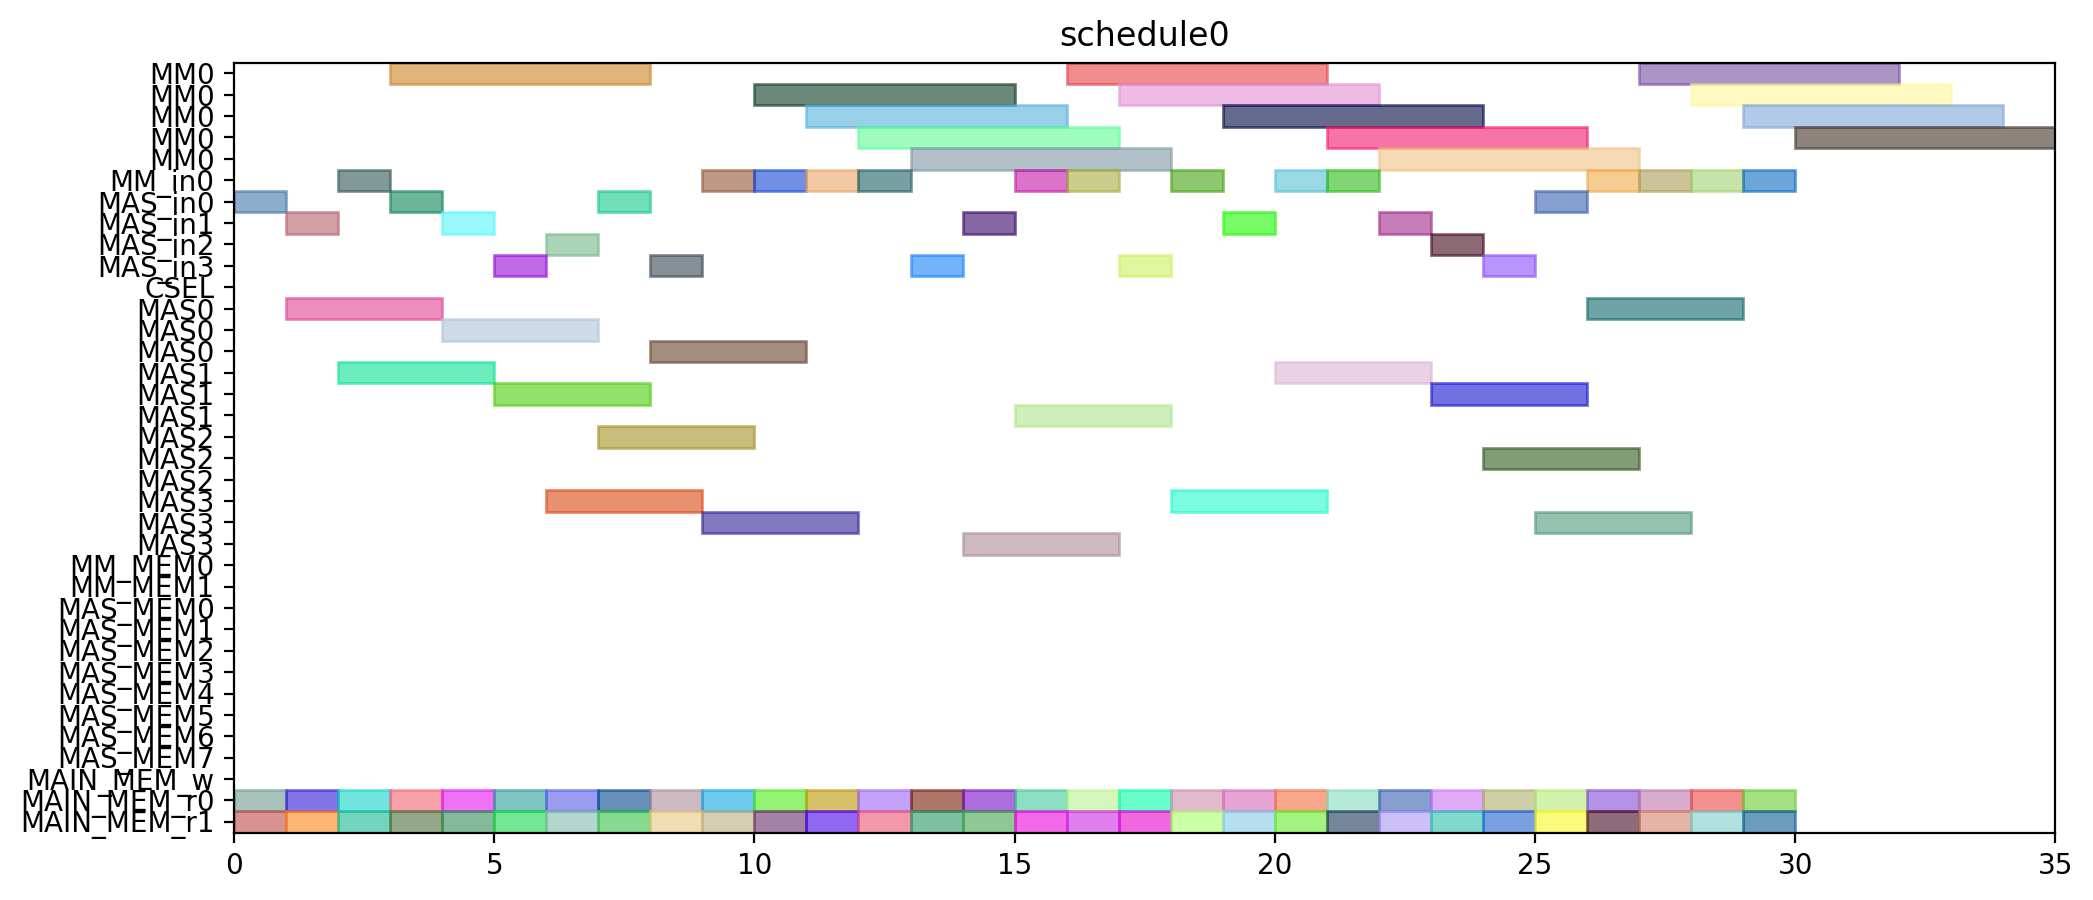

Reproduce this figure in Python.
from pyschedule import Scenario, solvers, plotters, alt


def solve():
	horizon = 120
	S = Scenario("schedule0", horizon=horizon)

	# resource
	MM = S.Resources('MM', num=1, size=5)
	MM_in = S.Resources('MM_in', num=1)
	MAS_in = S.Resources('MAS_in', num=4)
	CSEL = S.Resource('CSEL')
	MAS = S.Resources('MAS', num=4, size=3, periods=range(1, horizon))
	MM_MEM = S.Resources('MM_MEM', num=2)
	MAS_MEM = S.Resources('MAS_MEM', num=8)
	MAIN_MEM_w = S.Resource('MAIN_MEM_w', size=1)
	MAIN_MEM_r = S.Resources('MAIN_MEM_r', num=2)

	# result of previous scheduling

	# new tasks
	t1_t0 = S.Task('t1_t0', length=5, delay_cost=1)
	t1_t0 += alt(MM)
	t1_t0_in = S.Task('t1_t0_in', length=1, delay_cost=1)
	t1_t0_in += alt(MM_in)
	S += t1_t0_in*MM_in[0]<=t1_t0*MM[0]
	t1_t0_mem0 = S.Task('t1_t0_mem0', length=1, delay_cost=1)
	t1_t0_mem0 += MAIN_MEM_r[0]
	S += t1_t0_mem0 <= t1_t0

	t1_t0_mem1 = S.Task('t1_t0_mem1', length=1, delay_cost=1)
	t1_t0_mem1 += MAIN_MEM_r[1]
	S += t1_t0_mem1 <= t1_t0

	t1_t1 = S.Task('t1_t1', length=5, delay_cost=1)
	t1_t1 += alt(MM)
	t1_t1_in = S.Task('t1_t1_in', length=1, delay_cost=1)
	t1_t1_in += alt(MM_in)
	S += t1_t1_in*MM_in[0]<=t1_t1*MM[0]
	t1_t1_mem0 = S.Task('t1_t1_mem0', length=1, delay_cost=1)
	t1_t1_mem0 += MAIN_MEM_r[0]
	S += t1_t1_mem0 <= t1_t1

	t1_t1_mem1 = S.Task('t1_t1_mem1', length=1, delay_cost=1)
	t1_t1_mem1 += MAIN_MEM_r[1]
	S += t1_t1_mem1 <= t1_t1

	t1_t2 = S.Task('t1_t2', length=3, delay_cost=1)
	t1_t2 += alt(MAS)
	t1_t2_in = S.Task('t1_t2_in', length=1, delay_cost=1)
	t1_t2_in += alt(MAS_in)
	S += t1_t2_in*MAS_in[0]<=t1_t2*MAS[0]

	S += t1_t2_in*MAS_in[1]<=t1_t2*MAS[1]

	S += t1_t2_in*MAS_in[2]<=t1_t2*MAS[2]

	S += t1_t2_in*MAS_in[3]<=t1_t2*MAS[3]

	t1_t2_mem0 = S.Task('t1_t2_mem0', length=1, delay_cost=1)
	t1_t2_mem0 += MAIN_MEM_r[0]
	S += t1_t2_mem0 <= t1_t2

	t1_t2_mem1 = S.Task('t1_t2_mem1', length=1, delay_cost=1)
	t1_t2_mem1 += MAIN_MEM_r[1]
	S += t1_t2_mem1 <= t1_t2

	t1_t3 = S.Task('t1_t3', length=3, delay_cost=1)
	t1_t3 += alt(MAS)
	t1_t3_in = S.Task('t1_t3_in', length=1, delay_cost=1)
	t1_t3_in += alt(MAS_in)
	S += t1_t3_in*MAS_in[0]<=t1_t3*MAS[0]

	S += t1_t3_in*MAS_in[1]<=t1_t3*MAS[1]

	S += t1_t3_in*MAS_in[2]<=t1_t3*MAS[2]

	S += t1_t3_in*MAS_in[3]<=t1_t3*MAS[3]

	t1_t3_mem0 = S.Task('t1_t3_mem0', length=1, delay_cost=1)
	t1_t3_mem0 += MAIN_MEM_r[0]
	S += t1_t3_mem0 <= t1_t3

	t1_t3_mem1 = S.Task('t1_t3_mem1', length=1, delay_cost=1)
	t1_t3_mem1 += MAIN_MEM_r[1]
	S += t1_t3_mem1 <= t1_t3

	t2_t0 = S.Task('t2_t0', length=5, delay_cost=1)
	t2_t0 += alt(MM)
	t2_t0_in = S.Task('t2_t0_in', length=1, delay_cost=1)
	t2_t0_in += alt(MM_in)
	S += t2_t0_in*MM_in[0]<=t2_t0*MM[0]
	t2_t0_mem0 = S.Task('t2_t0_mem0', length=1, delay_cost=1)
	t2_t0_mem0 += MAIN_MEM_r[0]
	S += t2_t0_mem0 <= t2_t0

	t2_t0_mem1 = S.Task('t2_t0_mem1', length=1, delay_cost=1)
	t2_t0_mem1 += MAIN_MEM_r[1]
	S += t2_t0_mem1 <= t2_t0

	t2_t1 = S.Task('t2_t1', length=5, delay_cost=1)
	t2_t1 += alt(MM)
	t2_t1_in = S.Task('t2_t1_in', length=1, delay_cost=1)
	t2_t1_in += alt(MM_in)
	S += t2_t1_in*MM_in[0]<=t2_t1*MM[0]
	t2_t1_mem0 = S.Task('t2_t1_mem0', length=1, delay_cost=1)
	t2_t1_mem0 += MAIN_MEM_r[0]
	S += t2_t1_mem0 <= t2_t1

	t2_t1_mem1 = S.Task('t2_t1_mem1', length=1, delay_cost=1)
	t2_t1_mem1 += MAIN_MEM_r[1]
	S += t2_t1_mem1 <= t2_t1

	t2_t2 = S.Task('t2_t2', length=3, delay_cost=1)
	t2_t2 += alt(MAS)
	t2_t2_in = S.Task('t2_t2_in', length=1, delay_cost=1)
	t2_t2_in += alt(MAS_in)
	S += t2_t2_in*MAS_in[0]<=t2_t2*MAS[0]

	S += t2_t2_in*MAS_in[1]<=t2_t2*MAS[1]

	S += t2_t2_in*MAS_in[2]<=t2_t2*MAS[2]

	S += t2_t2_in*MAS_in[3]<=t2_t2*MAS[3]

	t2_t2_mem0 = S.Task('t2_t2_mem0', length=1, delay_cost=1)
	t2_t2_mem0 += MAIN_MEM_r[0]
	S += t2_t2_mem0 <= t2_t2

	t2_t2_mem1 = S.Task('t2_t2_mem1', length=1, delay_cost=1)
	t2_t2_mem1 += MAIN_MEM_r[1]
	S += t2_t2_mem1 <= t2_t2

	t2_t3 = S.Task('t2_t3', length=3, delay_cost=1)
	t2_t3 += alt(MAS)
	t2_t3_in = S.Task('t2_t3_in', length=1, delay_cost=1)
	t2_t3_in += alt(MAS_in)
	S += t2_t3_in*MAS_in[0]<=t2_t3*MAS[0]

	S += t2_t3_in*MAS_in[1]<=t2_t3*MAS[1]

	S += t2_t3_in*MAS_in[2]<=t2_t3*MAS[2]

	S += t2_t3_in*MAS_in[3]<=t2_t3*MAS[3]

	t2_t3_mem0 = S.Task('t2_t3_mem0', length=1, delay_cost=1)
	t2_t3_mem0 += MAIN_MEM_r[0]
	S += t2_t3_mem0 <= t2_t3

	t2_t3_mem1 = S.Task('t2_t3_mem1', length=1, delay_cost=1)
	t2_t3_mem1 += MAIN_MEM_r[1]
	S += t2_t3_mem1 <= t2_t3

	t0_t0 = S.Task('t0_t0', length=5, delay_cost=1)
	t0_t0 += alt(MM)
	t0_t0_in = S.Task('t0_t0_in', length=1, delay_cost=1)
	t0_t0_in += alt(MM_in)
	S += t0_t0_in*MM_in[0]<=t0_t0*MM[0]
	t0_t0_mem0 = S.Task('t0_t0_mem0', length=1, delay_cost=1)
	t0_t0_mem0 += MAIN_MEM_r[0]
	S += t0_t0_mem0 <= t0_t0

	t0_t0_mem1 = S.Task('t0_t0_mem1', length=1, delay_cost=1)
	t0_t0_mem1 += MAIN_MEM_r[1]
	S += t0_t0_mem1 <= t0_t0

	t0_t1 = S.Task('t0_t1', length=5, delay_cost=1)
	t0_t1 += alt(MM)
	t0_t1_in = S.Task('t0_t1_in', length=1, delay_cost=1)
	t0_t1_in += alt(MM_in)
	S += t0_t1_in*MM_in[0]<=t0_t1*MM[0]
	t0_t1_mem0 = S.Task('t0_t1_mem0', length=1, delay_cost=1)
	t0_t1_mem0 += MAIN_MEM_r[0]
	S += t0_t1_mem0 <= t0_t1

	t0_t1_mem1 = S.Task('t0_t1_mem1', length=1, delay_cost=1)
	t0_t1_mem1 += MAIN_MEM_r[1]
	S += t0_t1_mem1 <= t0_t1

	t0_t2 = S.Task('t0_t2', length=3, delay_cost=1)
	t0_t2 += alt(MAS)
	t0_t2_in = S.Task('t0_t2_in', length=1, delay_cost=1)
	t0_t2_in += alt(MAS_in)
	S += t0_t2_in*MAS_in[0]<=t0_t2*MAS[0]

	S += t0_t2_in*MAS_in[1]<=t0_t2*MAS[1]

	S += t0_t2_in*MAS_in[2]<=t0_t2*MAS[2]

	S += t0_t2_in*MAS_in[3]<=t0_t2*MAS[3]

	t0_t2_mem0 = S.Task('t0_t2_mem0', length=1, delay_cost=1)
	t0_t2_mem0 += MAIN_MEM_r[0]
	S += t0_t2_mem0 <= t0_t2

	t0_t2_mem1 = S.Task('t0_t2_mem1', length=1, delay_cost=1)
	t0_t2_mem1 += MAIN_MEM_r[1]
	S += t0_t2_mem1 <= t0_t2

	t0_t3 = S.Task('t0_t3', length=3, delay_cost=1)
	t0_t3 += alt(MAS)
	t0_t3_in = S.Task('t0_t3_in', length=1, delay_cost=1)
	t0_t3_in += alt(MAS_in)
	S += t0_t3_in*MAS_in[0]<=t0_t3*MAS[0]

	S += t0_t3_in*MAS_in[1]<=t0_t3*MAS[1]

	S += t0_t3_in*MAS_in[2]<=t0_t3*MAS[2]

	S += t0_t3_in*MAS_in[3]<=t0_t3*MAS[3]

	t0_t3_mem0 = S.Task('t0_t3_mem0', length=1, delay_cost=1)
	t0_t3_mem0 += MAIN_MEM_r[0]
	S += t0_t3_mem0 <= t0_t3

	t0_t3_mem1 = S.Task('t0_t3_mem1', length=1, delay_cost=1)
	t0_t3_mem1 += MAIN_MEM_r[1]
	S += t0_t3_mem1 <= t0_t3

	t4_t0_t0 = S.Task('t4_t0_t0', length=5, delay_cost=1)
	t4_t0_t0 += alt(MM)
	t4_t0_t0_in = S.Task('t4_t0_t0_in', length=1, delay_cost=1)
	t4_t0_t0_in += alt(MM_in)
	S += t4_t0_t0_in*MM_in[0]<=t4_t0_t0*MM[0]
	t4_t0_t0_mem0 = S.Task('t4_t0_t0_mem0', length=1, delay_cost=1)
	t4_t0_t0_mem0 += MAIN_MEM_r[0]
	S += t4_t0_t0_mem0 <= t4_t0_t0

	t4_t0_t0_mem1 = S.Task('t4_t0_t0_mem1', length=1, delay_cost=1)
	t4_t0_t0_mem1 += MAIN_MEM_r[1]
	S += t4_t0_t0_mem1 <= t4_t0_t0

	t4_t0_t1 = S.Task('t4_t0_t1', length=5, delay_cost=1)
	t4_t0_t1 += alt(MM)
	t4_t0_t1_in = S.Task('t4_t0_t1_in', length=1, delay_cost=1)
	t4_t0_t1_in += alt(MM_in)
	S += t4_t0_t1_in*MM_in[0]<=t4_t0_t1*MM[0]
	t4_t0_t1_mem0 = S.Task('t4_t0_t1_mem0', length=1, delay_cost=1)
	t4_t0_t1_mem0 += MAIN_MEM_r[0]
	S += t4_t0_t1_mem0 <= t4_t0_t1

	t4_t0_t1_mem1 = S.Task('t4_t0_t1_mem1', length=1, delay_cost=1)
	t4_t0_t1_mem1 += MAIN_MEM_r[1]
	S += t4_t0_t1_mem1 <= t4_t0_t1

	t4_t0_t2 = S.Task('t4_t0_t2', length=3, delay_cost=1)
	t4_t0_t2 += alt(MAS)
	t4_t0_t2_in = S.Task('t4_t0_t2_in', length=1, delay_cost=1)
	t4_t0_t2_in += alt(MAS_in)
	S += t4_t0_t2_in*MAS_in[0]<=t4_t0_t2*MAS[0]

	S += t4_t0_t2_in*MAS_in[1]<=t4_t0_t2*MAS[1]

	S += t4_t0_t2_in*MAS_in[2]<=t4_t0_t2*MAS[2]

	S += t4_t0_t2_in*MAS_in[3]<=t4_t0_t2*MAS[3]

	t4_t0_t2_mem0 = S.Task('t4_t0_t2_mem0', length=1, delay_cost=1)
	t4_t0_t2_mem0 += MAIN_MEM_r[0]
	S += t4_t0_t2_mem0 <= t4_t0_t2

	t4_t0_t2_mem1 = S.Task('t4_t0_t2_mem1', length=1, delay_cost=1)
	t4_t0_t2_mem1 += MAIN_MEM_r[1]
	S += t4_t0_t2_mem1 <= t4_t0_t2

	t4_t0_t3 = S.Task('t4_t0_t3', length=3, delay_cost=1)
	t4_t0_t3 += alt(MAS)
	t4_t0_t3_in = S.Task('t4_t0_t3_in', length=1, delay_cost=1)
	t4_t0_t3_in += alt(MAS_in)
	S += t4_t0_t3_in*MAS_in[0]<=t4_t0_t3*MAS[0]

	S += t4_t0_t3_in*MAS_in[1]<=t4_t0_t3*MAS[1]

	S += t4_t0_t3_in*MAS_in[2]<=t4_t0_t3*MAS[2]

	S += t4_t0_t3_in*MAS_in[3]<=t4_t0_t3*MAS[3]

	t4_t0_t3_mem0 = S.Task('t4_t0_t3_mem0', length=1, delay_cost=1)
	t4_t0_t3_mem0 += MAIN_MEM_r[0]
	S += t4_t0_t3_mem0 <= t4_t0_t3

	t4_t0_t3_mem1 = S.Task('t4_t0_t3_mem1', length=1, delay_cost=1)
	t4_t0_t3_mem1 += MAIN_MEM_r[1]
	S += t4_t0_t3_mem1 <= t4_t0_t3

	t4_t1_t0 = S.Task('t4_t1_t0', length=5, delay_cost=1)
	t4_t1_t0 += alt(MM)
	t4_t1_t0_in = S.Task('t4_t1_t0_in', length=1, delay_cost=1)
	t4_t1_t0_in += alt(MM_in)
	S += t4_t1_t0_in*MM_in[0]<=t4_t1_t0*MM[0]
	t4_t1_t0_mem0 = S.Task('t4_t1_t0_mem0', length=1, delay_cost=1)
	t4_t1_t0_mem0 += MAIN_MEM_r[0]
	S += t4_t1_t0_mem0 <= t4_t1_t0

	t4_t1_t0_mem1 = S.Task('t4_t1_t0_mem1', length=1, delay_cost=1)
	t4_t1_t0_mem1 += MAIN_MEM_r[1]
	S += t4_t1_t0_mem1 <= t4_t1_t0

	t4_t1_t1 = S.Task('t4_t1_t1', length=5, delay_cost=1)
	t4_t1_t1 += alt(MM)
	t4_t1_t1_in = S.Task('t4_t1_t1_in', length=1, delay_cost=1)
	t4_t1_t1_in += alt(MM_in)
	S += t4_t1_t1_in*MM_in[0]<=t4_t1_t1*MM[0]
	t4_t1_t1_mem0 = S.Task('t4_t1_t1_mem0', length=1, delay_cost=1)
	t4_t1_t1_mem0 += MAIN_MEM_r[0]
	S += t4_t1_t1_mem0 <= t4_t1_t1

	t4_t1_t1_mem1 = S.Task('t4_t1_t1_mem1', length=1, delay_cost=1)
	t4_t1_t1_mem1 += MAIN_MEM_r[1]
	S += t4_t1_t1_mem1 <= t4_t1_t1

	t4_t1_t2 = S.Task('t4_t1_t2', length=3, delay_cost=1)
	t4_t1_t2 += alt(MAS)
	t4_t1_t2_in = S.Task('t4_t1_t2_in', length=1, delay_cost=1)
	t4_t1_t2_in += alt(MAS_in)
	S += t4_t1_t2_in*MAS_in[0]<=t4_t1_t2*MAS[0]

	S += t4_t1_t2_in*MAS_in[1]<=t4_t1_t2*MAS[1]

	S += t4_t1_t2_in*MAS_in[2]<=t4_t1_t2*MAS[2]

	S += t4_t1_t2_in*MAS_in[3]<=t4_t1_t2*MAS[3]

	t4_t1_t2_mem0 = S.Task('t4_t1_t2_mem0', length=1, delay_cost=1)
	t4_t1_t2_mem0 += MAIN_MEM_r[0]
	S += t4_t1_t2_mem0 <= t4_t1_t2

	t4_t1_t2_mem1 = S.Task('t4_t1_t2_mem1', length=1, delay_cost=1)
	t4_t1_t2_mem1 += MAIN_MEM_r[1]
	S += t4_t1_t2_mem1 <= t4_t1_t2

	t4_t1_t3 = S.Task('t4_t1_t3', length=3, delay_cost=1)
	t4_t1_t3 += alt(MAS)
	t4_t1_t3_in = S.Task('t4_t1_t3_in', length=1, delay_cost=1)
	t4_t1_t3_in += alt(MAS_in)
	S += t4_t1_t3_in*MAS_in[0]<=t4_t1_t3*MAS[0]

	S += t4_t1_t3_in*MAS_in[1]<=t4_t1_t3*MAS[1]

	S += t4_t1_t3_in*MAS_in[2]<=t4_t1_t3*MAS[2]

	S += t4_t1_t3_in*MAS_in[3]<=t4_t1_t3*MAS[3]

	t4_t1_t3_mem0 = S.Task('t4_t1_t3_mem0', length=1, delay_cost=1)
	t4_t1_t3_mem0 += MAIN_MEM_r[0]
	S += t4_t1_t3_mem0 <= t4_t1_t3

	t4_t1_t3_mem1 = S.Task('t4_t1_t3_mem1', length=1, delay_cost=1)
	t4_t1_t3_mem1 += MAIN_MEM_r[1]
	S += t4_t1_t3_mem1 <= t4_t1_t3

	t4_t2_t0 = S.Task('t4_t2_t0', length=5, delay_cost=1)
	t4_t2_t0 += alt(MM)
	t4_t2_t0_in = S.Task('t4_t2_t0_in', length=1, delay_cost=1)
	t4_t2_t0_in += alt(MM_in)
	S += t4_t2_t0_in*MM_in[0]<=t4_t2_t0*MM[0]
	t4_t2_t0_mem0 = S.Task('t4_t2_t0_mem0', length=1, delay_cost=1)
	t4_t2_t0_mem0 += MAIN_MEM_r[0]
	S += t4_t2_t0_mem0 <= t4_t2_t0

	t4_t2_t0_mem1 = S.Task('t4_t2_t0_mem1', length=1, delay_cost=1)
	t4_t2_t0_mem1 += MAIN_MEM_r[1]
	S += t4_t2_t0_mem1 <= t4_t2_t0

	t4_t2_t1 = S.Task('t4_t2_t1', length=5, delay_cost=1)
	t4_t2_t1 += alt(MM)
	t4_t2_t1_in = S.Task('t4_t2_t1_in', length=1, delay_cost=1)
	t4_t2_t1_in += alt(MM_in)
	S += t4_t2_t1_in*MM_in[0]<=t4_t2_t1*MM[0]
	t4_t2_t1_mem0 = S.Task('t4_t2_t1_mem0', length=1, delay_cost=1)
	t4_t2_t1_mem0 += MAIN_MEM_r[0]
	S += t4_t2_t1_mem0 <= t4_t2_t1

	t4_t2_t1_mem1 = S.Task('t4_t2_t1_mem1', length=1, delay_cost=1)
	t4_t2_t1_mem1 += MAIN_MEM_r[1]
	S += t4_t2_t1_mem1 <= t4_t2_t1

	t4_t2_t2 = S.Task('t4_t2_t2', length=3, delay_cost=1)
	t4_t2_t2 += alt(MAS)
	t4_t2_t2_in = S.Task('t4_t2_t2_in', length=1, delay_cost=1)
	t4_t2_t2_in += alt(MAS_in)
	S += t4_t2_t2_in*MAS_in[0]<=t4_t2_t2*MAS[0]

	S += t4_t2_t2_in*MAS_in[1]<=t4_t2_t2*MAS[1]

	S += t4_t2_t2_in*MAS_in[2]<=t4_t2_t2*MAS[2]

	S += t4_t2_t2_in*MAS_in[3]<=t4_t2_t2*MAS[3]

	t4_t2_t2_mem0 = S.Task('t4_t2_t2_mem0', length=1, delay_cost=1)
	t4_t2_t2_mem0 += MAIN_MEM_r[0]
	S += t4_t2_t2_mem0 <= t4_t2_t2

	t4_t2_t2_mem1 = S.Task('t4_t2_t2_mem1', length=1, delay_cost=1)
	t4_t2_t2_mem1 += MAIN_MEM_r[1]
	S += t4_t2_t2_mem1 <= t4_t2_t2

	t4_t2_t3 = S.Task('t4_t2_t3', length=3, delay_cost=1)
	t4_t2_t3 += alt(MAS)
	t4_t2_t3_in = S.Task('t4_t2_t3_in', length=1, delay_cost=1)
	t4_t2_t3_in += alt(MAS_in)
	S += t4_t2_t3_in*MAS_in[0]<=t4_t2_t3*MAS[0]

	S += t4_t2_t3_in*MAS_in[1]<=t4_t2_t3*MAS[1]

	S += t4_t2_t3_in*MAS_in[2]<=t4_t2_t3*MAS[2]

	S += t4_t2_t3_in*MAS_in[3]<=t4_t2_t3*MAS[3]

	t4_t2_t3_mem0 = S.Task('t4_t2_t3_mem0', length=1, delay_cost=1)
	t4_t2_t3_mem0 += MAIN_MEM_r[0]
	S += t4_t2_t3_mem0 <= t4_t2_t3

	t4_t2_t3_mem1 = S.Task('t4_t2_t3_mem1', length=1, delay_cost=1)
	t4_t2_t3_mem1 += MAIN_MEM_r[1]
	S += t4_t2_t3_mem1 <= t4_t2_t3

	t4_t40 = S.Task('t4_t40', length=3, delay_cost=1)
	t4_t40 += alt(MAS)
	t4_t40_in = S.Task('t4_t40_in', length=1, delay_cost=1)
	t4_t40_in += alt(MAS_in)
	S += t4_t40_in*MAS_in[0]<=t4_t40*MAS[0]

	S += t4_t40_in*MAS_in[1]<=t4_t40*MAS[1]

	S += t4_t40_in*MAS_in[2]<=t4_t40*MAS[2]

	S += t4_t40_in*MAS_in[3]<=t4_t40*MAS[3]

	t4_t40_mem0 = S.Task('t4_t40_mem0', length=1, delay_cost=1)
	t4_t40_mem0 += MAIN_MEM_r[0]
	S += t4_t40_mem0 <= t4_t40

	t4_t40_mem1 = S.Task('t4_t40_mem1', length=1, delay_cost=1)
	t4_t40_mem1 += MAIN_MEM_r[1]
	S += t4_t40_mem1 <= t4_t40

	t4_t41 = S.Task('t4_t41', length=3, delay_cost=1)
	t4_t41 += alt(MAS)
	t4_t41_in = S.Task('t4_t41_in', length=1, delay_cost=1)
	t4_t41_in += alt(MAS_in)
	S += t4_t41_in*MAS_in[0]<=t4_t41*MAS[0]

	S += t4_t41_in*MAS_in[1]<=t4_t41*MAS[1]

	S += t4_t41_in*MAS_in[2]<=t4_t41*MAS[2]

	S += t4_t41_in*MAS_in[3]<=t4_t41*MAS[3]

	t4_t41_mem0 = S.Task('t4_t41_mem0', length=1, delay_cost=1)
	t4_t41_mem0 += MAIN_MEM_r[0]
	S += t4_t41_mem0 <= t4_t41

	t4_t41_mem1 = S.Task('t4_t41_mem1', length=1, delay_cost=1)
	t4_t41_mem1 += MAIN_MEM_r[1]
	S += t4_t41_mem1 <= t4_t41

	t4_t50 = S.Task('t4_t50', length=3, delay_cost=1)
	t4_t50 += alt(MAS)
	t4_t50_in = S.Task('t4_t50_in', length=1, delay_cost=1)
	t4_t50_in += alt(MAS_in)
	S += t4_t50_in*MAS_in[0]<=t4_t50*MAS[0]

	S += t4_t50_in*MAS_in[1]<=t4_t50*MAS[1]

	S += t4_t50_in*MAS_in[2]<=t4_t50*MAS[2]

	S += t4_t50_in*MAS_in[3]<=t4_t50*MAS[3]

	t4_t50_mem0 = S.Task('t4_t50_mem0', length=1, delay_cost=1)
	t4_t50_mem0 += MAIN_MEM_r[0]
	S += t4_t50_mem0 <= t4_t50

	t4_t50_mem1 = S.Task('t4_t50_mem1', length=1, delay_cost=1)
	t4_t50_mem1 += MAIN_MEM_r[1]
	S += t4_t50_mem1 <= t4_t50

	t4_t51 = S.Task('t4_t51', length=3, delay_cost=1)
	t4_t51 += alt(MAS)
	t4_t51_in = S.Task('t4_t51_in', length=1, delay_cost=1)
	t4_t51_in += alt(MAS_in)
	S += t4_t51_in*MAS_in[0]<=t4_t51*MAS[0]

	S += t4_t51_in*MAS_in[1]<=t4_t51*MAS[1]

	S += t4_t51_in*MAS_in[2]<=t4_t51*MAS[2]

	S += t4_t51_in*MAS_in[3]<=t4_t51*MAS[3]

	t4_t51_mem0 = S.Task('t4_t51_mem0', length=1, delay_cost=1)
	t4_t51_mem0 += MAIN_MEM_r[0]
	S += t4_t51_mem0 <= t4_t51

	t4_t51_mem1 = S.Task('t4_t51_mem1', length=1, delay_cost=1)
	t4_t51_mem1 += MAIN_MEM_r[1]
	S += t4_t51_mem1 <= t4_t51

	t4_t8_t0 = S.Task('t4_t8_t0', length=5, delay_cost=1)
	t4_t8_t0 += alt(MM)
	t4_t8_t0_in = S.Task('t4_t8_t0_in', length=1, delay_cost=1)
	t4_t8_t0_in += alt(MM_in)
	S += t4_t8_t0_in*MM_in[0]<=t4_t8_t0*MM[0]
	t4_t8_t0_mem0 = S.Task('t4_t8_t0_mem0', length=1, delay_cost=1)
	t4_t8_t0_mem0 += MAIN_MEM_r[0]
	S += t4_t8_t0_mem0 <= t4_t8_t0

	t4_t8_t0_mem1 = S.Task('t4_t8_t0_mem1', length=1, delay_cost=1)
	t4_t8_t0_mem1 += MAIN_MEM_r[1]
	S += t4_t8_t0_mem1 <= t4_t8_t0

	t4_t8_t1 = S.Task('t4_t8_t1', length=5, delay_cost=1)
	t4_t8_t1 += alt(MM)
	t4_t8_t1_in = S.Task('t4_t8_t1_in', length=1, delay_cost=1)
	t4_t8_t1_in += alt(MM_in)
	S += t4_t8_t1_in*MM_in[0]<=t4_t8_t1*MM[0]
	t4_t8_t1_mem0 = S.Task('t4_t8_t1_mem0', length=1, delay_cost=1)
	t4_t8_t1_mem0 += MAIN_MEM_r[0]
	S += t4_t8_t1_mem0 <= t4_t8_t1

	t4_t8_t1_mem1 = S.Task('t4_t8_t1_mem1', length=1, delay_cost=1)
	t4_t8_t1_mem1 += MAIN_MEM_r[1]
	S += t4_t8_t1_mem1 <= t4_t8_t1

	solvers.mip.solve(S,msg=1,kind='CPLEX',ratio_gap=1.01)

	solution = [['hoge']*len(S.solution()[1]) for i in range(len(S.solution()))]
	for i in range(len(S.solution())):
		for j in range(len(S.solution()[i])):
			solution[i][j]=str(S.solution()[i][j])
	print(solution)

	cycles = int(solution[-1][3])

	pic_file_name = "/home/mfukuda/ABE/multiRAM_multiMAS_16mux/scheduling_result/stage5MM1_stage3MAS4/SPARSE/schedule0.png"
	if(S.solution() != []):
		plotters.matplotlib.plot(S,img_filename=pic_file_name, show_task_labels=False, fig_size=(cycles*0.25+3, 5))

	return solution
